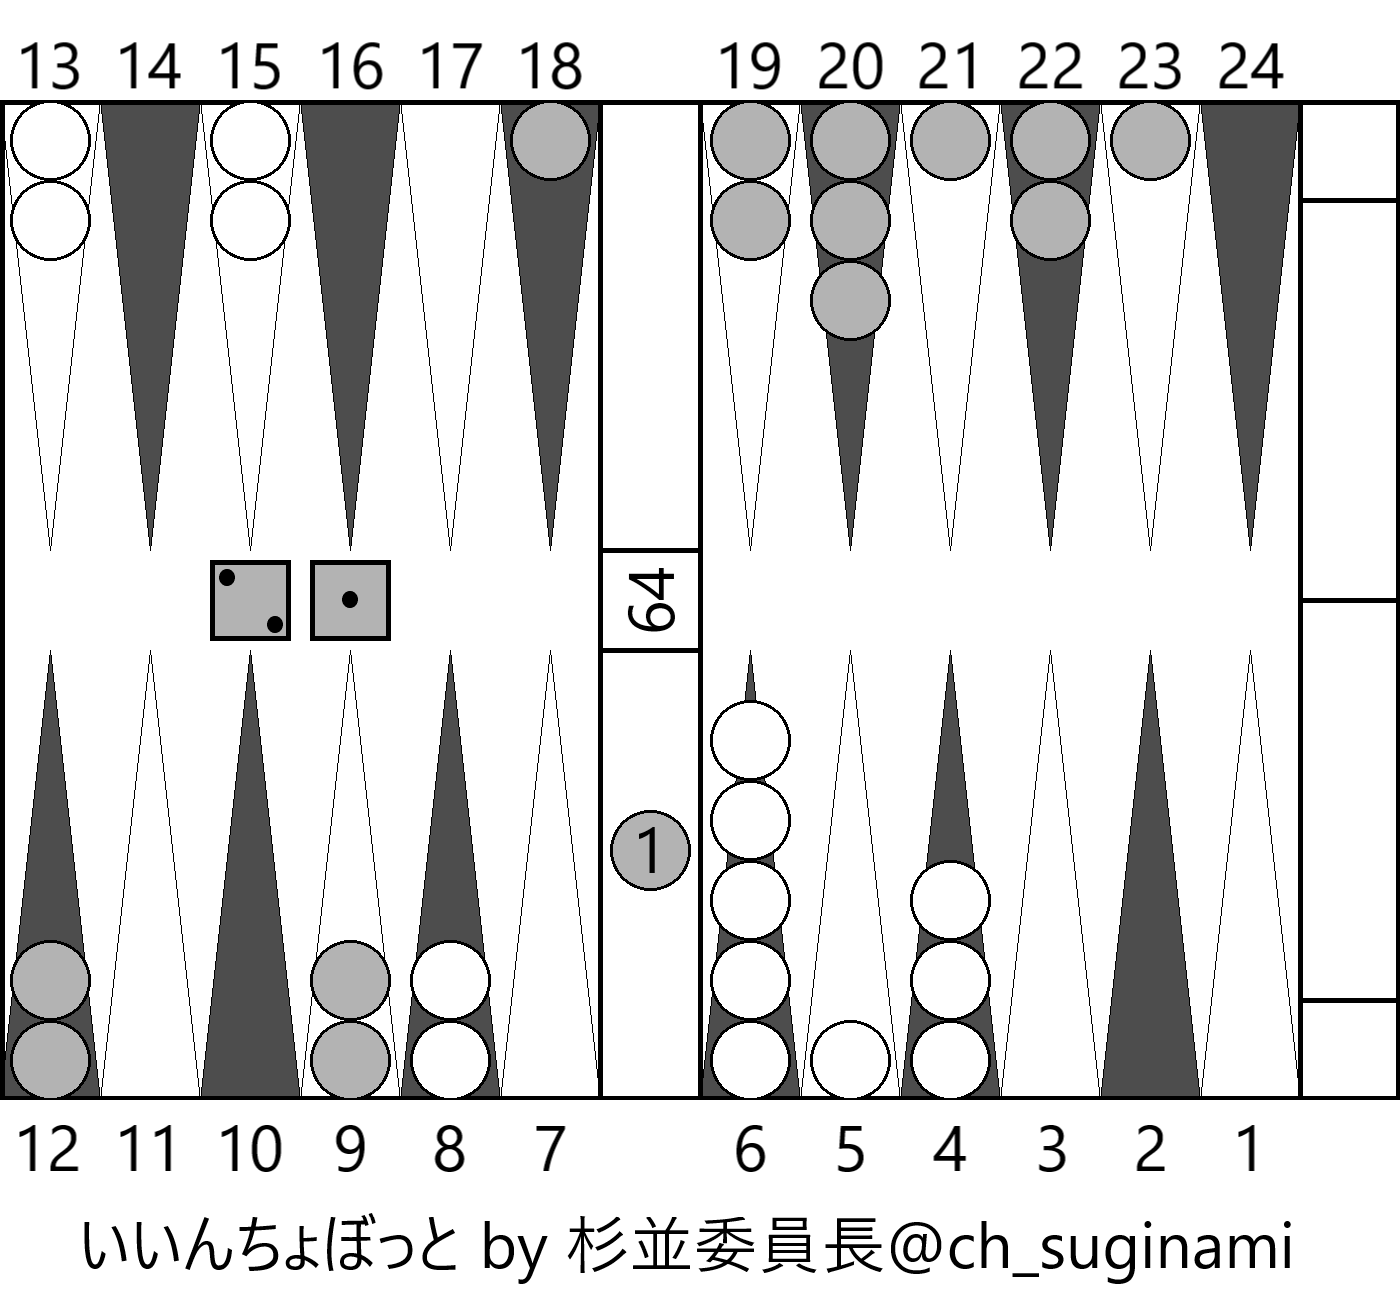

This figure's Python source:
# -*- coding: utf-8 -*-

import string
from PIL import Image, ImageDraw

# For Gammon drawing
top_p = [chr(ord("a")+i) for i in range(16)]
bottom_p = [chr(ord("A")+i) for i in range(16)]
num_image = "number/"
POINTS = 25
WIDTH = 1400
HEIGHT = 1000
BLACK = (0, 0, 0)
CH_GRAY = (179, 179, 179)
WHITE = (255, 255, 255)
BOARD_GREY = (77, 77, 77)
RADIUS = 80
PNT_WIDTH = 100
MARGIN = (PNT_WIDTH - RADIUS) // 2
GNU_POS = 10
GNU_MATCH = 9

# for Gammon
def encode_base64(num):
    BASE64_LIST = []
    for i in string.ascii_uppercase:
        BASE64_LIST.append(i)
    for i in string.ascii_lowercase:
        BASE64_LIST.append(i)
    for i in range(0, 10):
        BASE64_LIST.append(str(i))
    BASE64_LIST.append("+")
    BASE64_LIST.append("/")
    return BASE64_LIST[num]

def decode_base64(let):
    BASE64_LIST = []
    for i in string.ascii_uppercase:
        BASE64_LIST.append(i)
    for i in string.ascii_lowercase:
        BASE64_LIST.append(i)
    for i in range(0, 10):
        BASE64_LIST.append(str(i))
    BASE64_LIST.append("+")
    BASE64_LIST.append("/")
    return (str(bin(BASE64_LIST.index(let)))[2:]).zfill(6)

def draw_base(drawing):
    # each positions
    for i in range(6):
        if i % 2 == 0:
            drawing.polygon((i*PNT_WIDTH, 0, (i+1)*PNT_WIDTH - PNT_WIDTH//2, HEIGHT //
                                2-PNT_WIDTH//2, (i+1)*PNT_WIDTH, 0), fill=WHITE, outline=BLACK)
            drawing.polygon((i*PNT_WIDTH + WIDTH//2, 0, (i+1)*PNT_WIDTH + WIDTH//2 - PNT_WIDTH//2,
                                HEIGHT//2-PNT_WIDTH//2, (i+1)*PNT_WIDTH + WIDTH//2, 0), fill=WHITE, outline=BLACK)
            drawing.polygon(((i+1)*PNT_WIDTH, HEIGHT, (i+2)*PNT_WIDTH - 50, HEIGHT //
                                2+PNT_WIDTH//2, (i+2)*PNT_WIDTH, HEIGHT), fill=WHITE, outline=BLACK)
            drawing.polygon(((i+1)*PNT_WIDTH + WIDTH//2, HEIGHT, (i+2)*PNT_WIDTH + WIDTH//2 - PNT_WIDTH //
                                2, HEIGHT//2+PNT_WIDTH//2, (i+2)*PNT_WIDTH + 700, HEIGHT), fill=WHITE, outline=BLACK)
        else:
            drawing.polygon((i*PNT_WIDTH, 0, (i+1)*PNT_WIDTH - PNT_WIDTH//2, HEIGHT //
                                2-PNT_WIDTH//2, (i+1)*PNT_WIDTH, 0), fill=BOARD_GREY, outline=BLACK)
            drawing.polygon((i*PNT_WIDTH + WIDTH//2, 0, (i+1)*PNT_WIDTH + WIDTH//2 - PNT_WIDTH//2,
                                HEIGHT//2-PNT_WIDTH//2, (i+1)*PNT_WIDTH + WIDTH//2, 0), fill=BOARD_GREY, outline=BLACK)
            drawing.polygon(((i-1)*PNT_WIDTH, HEIGHT, i*PNT_WIDTH - PNT_WIDTH//2, HEIGHT //
                                2+PNT_WIDTH//2, i*PNT_WIDTH, HEIGHT), fill=BOARD_GREY, outline=BLACK)
            drawing.polygon(((i-1)*PNT_WIDTH + WIDTH//2, HEIGHT, i*PNT_WIDTH + WIDTH//2 - PNT_WIDTH//2,
                                HEIGHT//2+PNT_WIDTH//2, i*PNT_WIDTH + WIDTH//2, HEIGHT), fill=BOARD_GREY, outline=BLACK)

    # base rectangle
    drawing.rectangle((0, 0, WIDTH, HEIGHT),
                        outline=BLACK, width=5)

    # Goal line
    drawing.line((WIDTH - PNT_WIDTH, 0, WIDTH -
                    PNT_WIDTH, HEIGHT), fill=BLACK, width=5)

    # center lines
    drawing.line((WIDTH//2 - PNT_WIDTH, 0, WIDTH //
                    2 - PNT_WIDTH, HEIGHT), fill=BLACK, width=5)
    drawing.line((WIDTH//2, 0, WIDTH//2,
                    HEIGHT), fill=BLACK, width=5)

    # for cube area
    drawing.line((WIDTH - PNT_WIDTH, PNT_WIDTH,
                    WIDTH, PNT_WIDTH), fill=BLACK, width=5)
    drawing.line((WIDTH - PNT_WIDTH, HEIGHT-PNT_WIDTH,
                    WIDTH, HEIGHT-PNT_WIDTH), fill=BLACK, width=5)
    drawing.line((WIDTH - PNT_WIDTH, HEIGHT//2,
                    WIDTH, HEIGHT//2), fill=BLACK, width=5)

    # for center cube
    drawing.line((WIDTH//2-PNT_WIDTH, HEIGHT//2-PNT_WIDTH//2,
                    WIDTH//2, HEIGHT//2-PNT_WIDTH//2), fill=BLACK, width=5)
    drawing.line((WIDTH//2-PNT_WIDTH, HEIGHT//2+PNT_WIDTH//2,
                    WIDTH//2, HEIGHT//2+PNT_WIDTH//2), fill=BLACK, width=5)

    return drawing

def print_circle(pos, num, own, im, drawing):
    if pos == 0:
        drawing.ellipse((WIDTH//2-PNT_WIDTH+MARGIN, HEIGHT*3//4-PNT_WIDTH//2+MARGIN, WIDTH //
                            2-MARGIN, HEIGHT*3//4+PNT_WIDTH//2-MARGIN), fill=CH_GRAY, outline=BLACK, width=3)
        num_im = Image.open(num_image + str(num) + ".png")
        im.paste(num_im, (WIDTH//2-PNT_WIDTH+MARGIN,
                            HEIGHT*3//4-PNT_WIDTH//2+MARGIN), mask=num_im)
    if 0 < pos and pos < 7:
        for i in range(num):
            if i > 4:
                num_im = Image.open(num_image + str(num) + ".png")
                im.paste(num_im, (WIDTH-PNT_WIDTH*(pos+1) +
                                    MARGIN, HEIGHT-RADIUS*5), mask=num_im)
                break
            if own == "b":
                drawing.ellipse((WIDTH-PNT_WIDTH*(pos+1)+MARGIN, HEIGHT-RADIUS*(i+1), WIDTH -
                                    PNT_WIDTH*pos-MARGIN, HEIGHT-RADIUS*i), fill=WHITE, outline=BLACK, width=3)
            elif own == "t":
                drawing.ellipse((WIDTH-PNT_WIDTH*(pos+1)+MARGIN, HEIGHT-RADIUS*(i+1), WIDTH -
                                    PNT_WIDTH*pos-MARGIN, HEIGHT-RADIUS*i), fill=CH_GRAY, outline=BLACK, width=3)
            else:
                return "Error: Wrong at making right-bottom."
    elif 7 <= pos and pos < 13:
        for i in range(num):
            if i > 4:
                num_im = Image.open(num_image + str(num) + ".png")
                im.paste(num_im, (WIDTH//2-(pos-5)*PNT_WIDTH +
                                    MARGIN, HEIGHT-RADIUS*5), mask=num_im)
                break
            if own == "b":
                drawing.ellipse((WIDTH//2-(pos-5)*PNT_WIDTH+MARGIN, HEIGHT-RADIUS*(i+1), WIDTH//2-(
                    pos-6)*PNT_WIDTH-MARGIN, HEIGHT-RADIUS*i), fill=WHITE, outline=BLACK, width=3)
            elif own == "t":
                drawing.ellipse((WIDTH//2-(pos-5)*PNT_WIDTH+MARGIN, HEIGHT-RADIUS*(i+1), WIDTH//2-(
                    pos-6)*PNT_WIDTH-MARGIN, HEIGHT-RADIUS*i), fill=CH_GRAY, outline=BLACK, width=3)
            else:
                return "Error: Wrong at making left-bottom."
    elif 13 <= pos and pos < 19:
        for i in range(num):
            if i > 4:
                num_im = Image.open(num_image + str(num) + ".png")
                im.paste(num_im, ((pos-13)*PNT_WIDTH +
                                    MARGIN, RADIUS*4), mask=num_im)
                break
            if own == "b":
                drawing.ellipse(((pos-13)*PNT_WIDTH+MARGIN, RADIUS*i, (pos-12)*PNT_WIDTH -
                                    MARGIN, RADIUS*(i+1)), fill=WHITE, outline=BLACK, width=3)
            elif own == "t":
                drawing.ellipse(((pos-13)*PNT_WIDTH+MARGIN, RADIUS*i, (pos-12)*PNT_WIDTH -
                                    MARGIN, RADIUS*(i+1)), fill=CH_GRAY, outline=BLACK, width=3)
            else:
                return "Error: Wrong at making left-upper."
    elif 19 <= pos and pos < 25:
        for i in range(num):
            if i > 4:
                num_im = Image.open(num_image + str(num) + ".png")
                im.paste(num_im, (WIDTH//2+(pos-19)*PNT_WIDTH +
                                    MARGIN, RADIUS*4), mask=num_im)
                break
            if own == "b":
                drawing.ellipse((WIDTH//2+(pos-19)*PNT_WIDTH+MARGIN, RADIUS*i, WIDTH//2+(
                    pos-18)*PNT_WIDTH-MARGIN, RADIUS*(i+1)), fill=WHITE, outline=BLACK, width=3)
            elif own == "t":
                drawing.ellipse((WIDTH//2+(pos-19)*PNT_WIDTH+MARGIN, RADIUS*i, WIDTH//2+(
                    pos-18)*PNT_WIDTH-MARGIN, RADIUS*(i+1)), fill=CH_GRAY, outline=BLACK, width=3)
            else:
                return "Error: Wrong at making right-upper"
    elif pos == 25:
        drawing.ellipse((WIDTH//2-PNT_WIDTH+MARGIN, HEIGHT//4-PNT_WIDTH//2+MARGIN, WIDTH //
                            2-MARGIN, HEIGHT//4+PNT_WIDTH//2-MARGIN), fill=WHITE, outline=BLACK, width=3)
        num_im = Image.open(num_image + str(num) + ".png")
        im.paste(num_im, (WIDTH//2-PNT_WIDTH+MARGIN,
                            HEIGHT//4-PNT_WIDTH//2+MARGIN), mask=num_im)
    return drawing

def draw_pos(XGID, im, drawing):
    top_num = 15
    bottom_num = 15
    for i in range(26):
        if XGID[0][i] == "-":
            pass
        else:
            if XGID[0][i] in top_p:
                ch_num = top_p.index(XGID[0][i]) + 1
                top_num -= ch_num
                drawing = print_circle(i, ch_num, "t", im, drawing)
            elif XGID[0][i] in bottom_p:
                ch_num = bottom_p.index(XGID[0][i]) + 1
                bottom_num -= ch_num
                drawing = print_circle(i, ch_num, "b", im, drawing)
            else:
                return "Error at XGID positions."
    if top_num < 0:
        return "Error: Too small checkers for the top-player!"
    elif bottom_num < 0:
        return "Error: Too small checkers for the bottom-player!"
    else:
        if top_num > 0:
            drawing.ellipse((WIDTH-PNT_WIDTH+MARGIN, HEIGHT//4, WIDTH -
                                MARGIN, HEIGHT//4+RADIUS), fill=CH_GRAY, outline=BLACK, width=3)
            num_im = Image.open(num_image + str(top_num) + ".png")
            im.paste(num_im, (WIDTH-PNT_WIDTH +
                                MARGIN, HEIGHT//4), mask=num_im)
        if bottom_num > 0:
            drawing.ellipse((WIDTH-PNT_WIDTH+MARGIN, HEIGHT//2+PNT_WIDTH+RADIUS, WIDTH -
                                MARGIN, HEIGHT//2+PNT_WIDTH+2*RADIUS), fill=WHITE, outline=BLACK, width=3)
            num_im = Image.open(num_image + str(bottom_num) + ".png")
            im.paste(num_im, (WIDTH-PNT_WIDTH+MARGIN,
                                HEIGHT//2+PNT_WIDTH+RADIUS), mask=num_im)
    return drawing

def draw_cube(XGID, im, drawing):
    if int(XGID[2]) == 0:
        num_im = Image.open(num_image + "64.png")
        num_im = num_im.rotate(90)
        im.paste(num_im, (WIDTH//2-PNT_WIDTH+MARGIN,
                            HEIGHT//2-PNT_WIDTH//2+MARGIN), mask=num_im)
        return drawing
    elif int(XGID[2]) == 1:
        cube_num = 2**(int(XGID[1]))
        num_im = Image.open(num_image + str(cube_num) + ".png")
        im.paste(num_im, (WIDTH-PNT_WIDTH+MARGIN,
                            HEIGHT-PNT_WIDTH+MARGIN), mask=num_im)
        return drawing
    elif int(XGID[2]) == -1:
        cube_num = 2**(int(XGID[1]))
        num_im = Image.open(num_image + str(cube_num) + ".png")
        num_im = num_im.rotate(180)
        im.paste(num_im, (WIDTH-PNT_WIDTH +
                            MARGIN, MARGIN), mask=num_im)
        return drawing
    else:
        return "Error: Doubling cube ncorrect"

def draw_dice(XGID, im, drawing):
    if int(XGID[3]) == 1:
        if XGID[4] == "00":
            return drawing
        dice1 = XGID[4][0]
        dice2 = XGID[4][1]
        if not (0 < int(dice1) and int(dice1) < 7):
            return "Error: Cube1 number incorrect."
        if not (0 < int(dice2) and int(dice2) < 7):
            return "Error: Cube2 number incorrect."
        dice1_im = Image.open(num_image + "dice_" + dice1 + ".png")
        dice2_im = Image.open(num_image + "dice_" + dice2 + ".png")
        drawing.rectangle((WIDTH//2+2*PNT_WIDTH+MARGIN, HEIGHT//2-PNT_WIDTH//2+MARGIN, WIDTH//2+2 *
                            PNT_WIDTH+RADIUS+MARGIN, HEIGHT//2-PNT_WIDTH//2+RADIUS+MARGIN), outline=BLACK, width=5)
        drawing.rectangle((WIDTH//2+3*PNT_WIDTH+MARGIN, HEIGHT//2-PNT_WIDTH//2+MARGIN, WIDTH//2+3 *
                            PNT_WIDTH+RADIUS+MARGIN, HEIGHT//2-PNT_WIDTH//2+RADIUS+MARGIN), outline=BLACK, width=5)
        im.paste(dice1_im, (WIDTH//2+2*PNT_WIDTH+MARGIN,
                            HEIGHT//2-PNT_WIDTH//2+MARGIN), mask=dice1_im)
        im.paste(dice2_im, (WIDTH//2+3*PNT_WIDTH+MARGIN,
                            HEIGHT//2-PNT_WIDTH//2+MARGIN), mask=dice2_im)
        return drawing
    elif int(XGID[3]) == -1:
        if XGID[4] == "00":
            return drawing
        dice1 = XGID[4][0]
        dice2 = XGID[4][1]
        if not (0 < int(dice1) and int(dice1) < 7):
            return "Error: Cube1 number incorrect."
        if not (0 < int(dice2) and int(dice2) < 7):
            return "Error: Cube2 number incorrect."
        dice1_im = Image.open(num_image + "dice_" + dice1 + ".png")
        dice2_im = Image.open(num_image + "dice_" + dice2 + ".png")
        drawing.rectangle((2*PNT_WIDTH+MARGIN, HEIGHT//2-PNT_WIDTH//2+MARGIN, 2*PNT_WIDTH+RADIUS +
                            MARGIN, HEIGHT//2-PNT_WIDTH//2+RADIUS+MARGIN), fill=CH_GRAY, outline=BLACK, width=5)
        drawing.rectangle((3*PNT_WIDTH+MARGIN, HEIGHT//2-PNT_WIDTH//2+MARGIN, 3*PNT_WIDTH+RADIUS +
                            MARGIN, HEIGHT//2-PNT_WIDTH//2+RADIUS+MARGIN), fill=CH_GRAY, outline=BLACK, width=5)
        im.paste(dice1_im, (2*PNT_WIDTH+MARGIN, HEIGHT //
                            2-PNT_WIDTH//2+MARGIN), mask=dice1_im)
        im.paste(dice2_im, (3*PNT_WIDTH+MARGIN, HEIGHT //
                            2-PNT_WIDTH//2+MARGIN), mask=dice2_im)
        return drawing
    else:
        return "Error: Turn Incorrect."

def gammon_draw(XGID):
    im = Image.new('RGB', (WIDTH, HEIGHT), WHITE)
    draw = ImageDraw.Draw(im)

    if XGID[0:5] == "XGID=":
        XGID = XGID[5:]

    XGID = XGID.split(":")

    # checking correct XGID
    if len(XGID) != 10:
        return "Incorrect XGID!"

    draw = draw_base(draw)
    if type(draw) == "string":
        return draw
    draw = draw_pos(XGID, im, draw)
    if type(draw) == "string":
        return draw
    draw = draw_cube(XGID, im, draw)
    if type(draw) == "string":
        return draw
    draw = draw_dice(XGID, im, draw)
    if type(draw) == "string":
        return draw

    im_base = Image.open(num_image + "pos_bot.png")
    im_base.paste(im, (0, PNT_WIDTH))
    im_base.save("gammon.png", quality=95)
    im_base.close()

    return True

def gnubg2posID(gnu):
    #  new_bgID = [_ for _ in range(GNU_POS)]
    encoded_ID = [_ for _ in range(14)]
#  hex_ID = ""
    binary_str = ""
    bgID = [gnu[0:8], gnu[8:16], gnu[16:24], gnu[24:32], gnu[32:40],
            gnu[40:48], gnu[48:56], gnu[56:64], gnu[64:72], gnu[72:80]]
    for i in range(GNU_POS):
        bgID[i] = "".join(list(reversed(bgID[i])))
#    new_bgID[i] = hex(int(str(bgID[i]), 2))
#  for i in range(GNU_POS):
#    if len(new_bgID[i]) == 4:
#      hex_ID += new_bgID[i][2:4]
#    else:
#      hex_ID += "0" + new_bgID[i][2]
    for i in range(GNU_POS):
        bin_num = "".join(bgID)
    encoded_ID = [int(bin_num[0:6], 2), int(bin_num[6:12], 2), int(bin_num[12:18], 2), int(bin_num[18:24], 2), int(bin_num[24:30], 2), int(bin_num[30:36], 2), int(bin_num[36:42], 2), int(
        bin_num[42:48], 2), int(bin_num[48:54], 2), int(bin_num[54:60], 2), int(bin_num[60:66], 2), int(bin_num[66:72], 2), int(bin_num[72:78], 2), int(bin_num[78:] + "0000", 2)]
    for i in range(14):
        binary_str += encode_base64(encoded_ID[i])
    return binary_str

def gnubg2matchID(gnu):
    encoded_ID = [_ for _ in range(14)]
    binary_str = ""
    bgID = [gnu[0:8], gnu[8:16], gnu[16:24], gnu[24:32], gnu[32:40], gnu[40:48], gnu[48:56], gnu[56:64], (gnu[64:67] + "000000")]
    for i in range(GNU_MATCH):
        bgID[i] = "".join(list(reversed(bgID[i])))
    bin_num = "".join(bgID)
    encoded_ID = [int(bin_num[0:6], 2), int(bin_num[6:12], 2), int(bin_num[12:18], 2), int(bin_num[18:24], 2), int(bin_num[24:30], 2), int(bin_num[30:36], 2), int(
        bin_num[36:42], 2), int(bin_num[42:48], 2), int(bin_num[48:54], 2), int(bin_num[54:60], 2), int(bin_num[60:66], 2), int(bin_num[66:73], 2)]
    for i in range(12):
        binary_str += encode_base64(encoded_ID[i])
    return binary_str

def posID2XGID(gnu):
    binary_str = ""
    turn = False
    pos_checker = ["" for _ in range(POINTS+1)]
    oppo_checker = [0 for _ in range(POINTS)]
    your_checker = [0 for _ in range(POINTS)]
    for i in range(len(gnu)):
        binary_str += decode_base64(gnu[i])
    bgID = [binary_str[0:8], binary_str[8:16], binary_str[16:24], binary_str[24:32], binary_str[32:40],
            binary_str[40:48], binary_str[48:56], binary_str[56:64], binary_str[64:72], binary_str[72:80]]
    for i in range(GNU_POS):
        bgID[i] = "".join(list(reversed(bgID[i])))
    bin_num = "".join(bgID)
    pos = 0
    cnt = 0
    while True:
        if pos == POINTS:
            pos = 0
            turn = True
        if int(bin_num[cnt]) == 0:
            pos += 1
            cnt += 1
        else:
            while int(bin_num[cnt]):
                if not turn:
                    oppo_checker[pos] += 1
                else:
                    your_checker[pos] += 1
                cnt += 1
            cnt += 1
            pos += 1
        if cnt == len(bin_num):
            break
    for i in range(POINTS):
        if your_checker[i]:
            pos_checker[i+1] = bottom_p[your_checker[i]-1]
    for i in range(POINTS):
        if oppo_checker[i]:
            pos_checker[POINTS-i-1] = top_p[oppo_checker[i]-1]
    for i in range(POINTS+1):
        if not pos_checker[i]:
            pos_checker[i] = "-"
    pos_checker = "".join(pos_checker) + ":"
    return pos_checker

def matchID2XGID(gnu):
    binary_str = ""
    score_str = ""
    for i in range(len(gnu)):
        binary_str += decode_base64(gnu[i])
    bgID = [binary_str[0:8], binary_str[8:16], binary_str[16:24], binary_str[24:32],
            binary_str[32:40], binary_str[40:48], binary_str[48:56], binary_str[56:64], binary_str[64:]]
    for i in range(GNU_MATCH):
        bgID[i] = "".join(list(reversed(bgID[i])))
    bin_num = "".join(bgID)

    cube = '0b' + "".join(list(reversed(bin_num[0:4])))
    cube = int(cube, 0)
    cube_own = bin_num[4:6]
    turn = int(bin_num[6])
    craw = bin_num[7]
#  cond = bin_num[8:11]
#  cube_judge = bin_num[11]
    double = int(bin_num[12])
#  resign = bin_num[13:15]
    dice1 = '0b' + "".join(list(reversed(bin_num[15:18])))
    dice1 = int(dice1, 0)
    dice2 = '0b' + "".join(list(reversed(bin_num[18:21])))
    dice2 = int(dice2, 0)
    m_length = '0b' + "".join(list(reversed(bin_num[21:36])))
    m_length = int(m_length, 0)
    score_you = '0b' + "".join(list(reversed(bin_num[36:51])))
    score_you = int(score_you, 0)
    score_oppo = '0b' + "".join(list(reversed(bin_num[51:66])))
    score_oppo = int(score_oppo, 0)

    score_str += str(cube) + ":"

    if cube_own == "11":
        score_str += "0:"
    elif cube_own == "01":
        score_str += "1:"
    elif cube_own == "00":
        score_str += "-1:"

    if turn == 0:
        score_str += "-1:"
    else:
        score_str += "1:"

    if double:
        score_str += "DD:"
    else:
        score_str += str(dice1) + str(dice2) + ":"

    score_str += str(score_you) + ":" + str(score_oppo) + ":"

    score_str += str(craw) + ":"

    score_str += str(m_length) + ":"

    score_str += "9"

    return score_str
